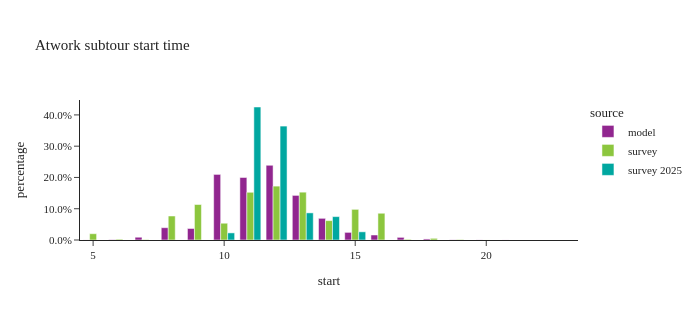

Write notebook code for a chart like this one.
### Markdown cell above
## atwork subtours start time

### Code cell
util.plot_share_barchart(atwork_subtour, 'tour_weight', 'start', height=320,title="Atwork subtour start time")

### Figure 1 — Plotly figure (JSON) as saved in the notebook; plotly's stock layout.template omitted (floating-point values rounded to 4 significant figures)
{"data": [{"alignmentgroup": "True", "customdata": [[78], [378], [3548], [15756], [14746], [84019], [80067], [95724], [57126], [27745], [9766], [6395], [3383], [1347], [240], [146], [59], [41], [14]], "hovertemplate": "source=model<br>start=%{x}<br>percentage=%{y}<br>sample_size=%{customdata[0]}<extra></extra>", "legendgroup": "model", "marker": {"color": "#91268F", "pattern": {"shape": ""}}, "name": "model", "offsetgroup": "model", "orientation": "v", "showlegend": true, "textposition": "auto", "type": "bar", "x": [5.0, 6.0, 7.0, 8.0, 9.0, 10.0, 11.0, 12.0, 13.0, 14.0, 15.0, 16.0, 17.0, 18.0, 19.0, 20.0, 21.0, 22.0, 23.0], "xaxis": "x", "y": [0.0001947, 0.0009436, 0.008857, 0.03933, 0.03681, 0.2097, 0.1999, 0.239, 0.1426, 0.06926, 0.02438, 0.01596, 0.008445, 0.003363, 0.0005991, 0.0003645, 0.0001473, 0.0001024, 3.495e-05], "yaxis": "y"}, {"alignmentgroup": "True", "customdata": [[5], [8], [11], [19], [21], [28], [57], [89], [40], [21], [21], [8], [7], [2], [2], [1]], "hovertemplate": "source=survey<br>start=%{x}<br>percentage=%{y}<br>sample_size=%{customdata[0]}<extra></extra>", "legendgroup": "survey", "marker": {"color": "#8CC63E", "pattern": {"shape": ""}}, "name": "survey", "offsetgroup": "survey", "orientation": "v", "showlegend": true, "textposition": "auto", "type": "bar", "x": [5.0, 6.0, 7.0, 8.0, 9.0, 10.0, 11.0, 12.0, 13.0, 14.0, 15.0, 16.0, 17.0, 18.0, 19.0, 20.0], "xaxis": "x", "y": [0.02012, 0.002504, 0.001211, 0.0767, 0.1134, 0.05361, 0.1526, 0.1723, 0.1529, 0.06196, 0.09796, 0.08554, 0.002149, 0.005293, 0.001504, 0.0001697], "yaxis": "y"}, {"alignmentgroup": "True", "customdata": [[1], [6], [6], [5], [2], [1]], "hovertemplate": "source=survey 2025<br>start=%{x}<br>percentage=%{y}<br>sample_size=%{customdata[0]}<extra></extra>", "legendgroup": "survey 2025", "marker": {"color": "#00A7A0", "pattern": {"shape": ""}}, "name": "survey 2025", "offsetgroup": "survey 2025", "orientation": "v", "showlegend": true, "textposition": "auto", "type": "bar", "x": [10.0, 11.0, 12.0, 13.0, 14.0, 15.0], "xaxis": "x", "y": [0.02275, 0.4253, 0.3643, 0.08675, 0.07478, 0.02617], "yaxis": "y"}], "layout": {"barmode": "group", "height": 320, "legend": {"title": {"text": "source"}, "tracegroupgap": 0}, "title": {"text": "Atwork subtour start time"}, "width": 700, "xaxis": {"anchor": "y", "domain": [0.0, 1.0], "title": {"text": "start"}}, "yaxis": {"anchor": "x", "domain": [0.0, 1.0], "tickformat": ".1%", "title": {"text": "percentage"}}}}
